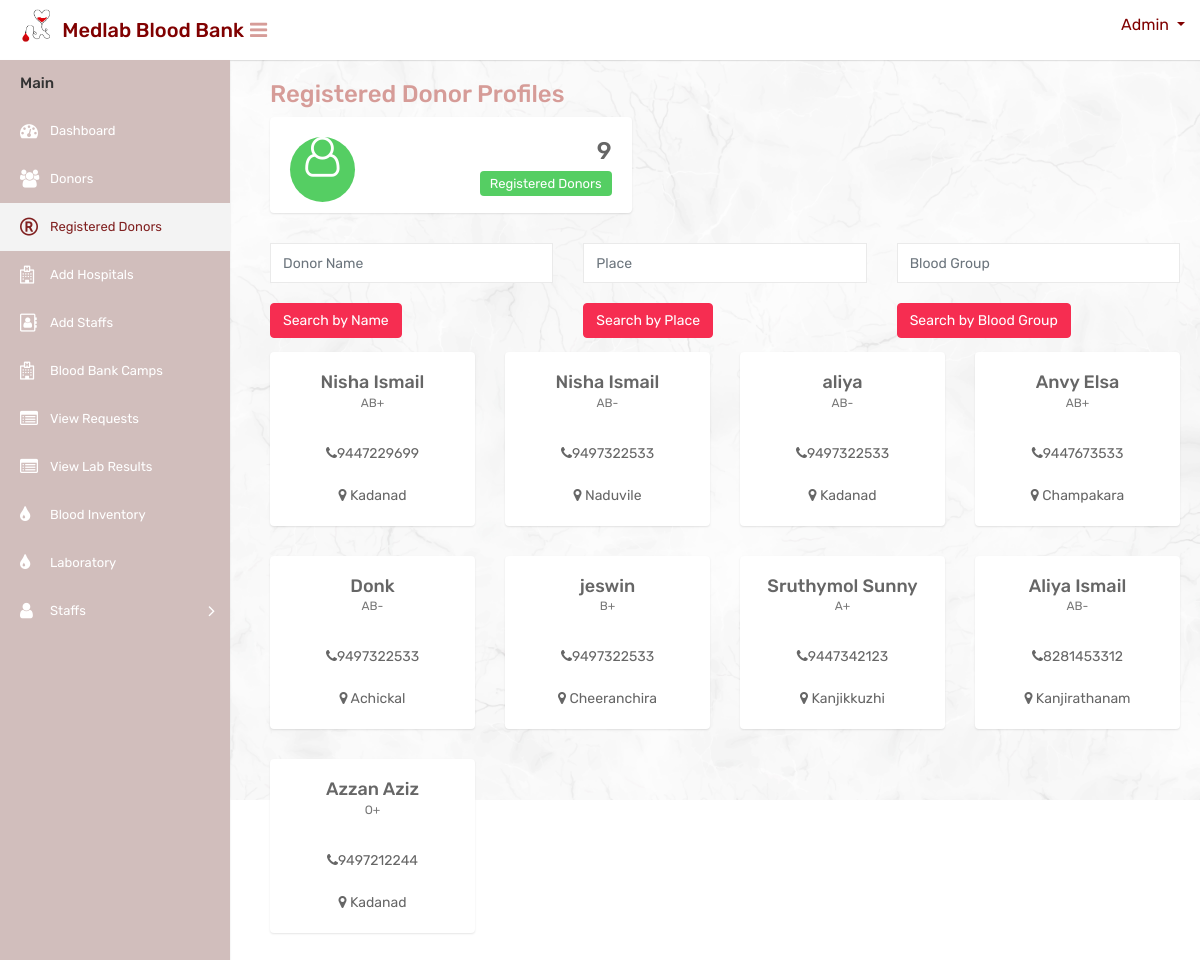
The page /registereddonortable on the database its author committed.
### website/models.py (models this page shows, shortened)
class Donor(models.Model):
    user = models.OneToOneField(CustomUser, on_delete=models.CASCADE, null=True)
    full_name = models.CharField(max_length=100)
    email = models.EmailField(unique=True)
    phone = models.CharField(max_length=15)
    blood_group = models.CharField(max_length=5)
    place = models.CharField(max_length=100)
    id_proof = models.FileField(upload_to='id_proofs/', null=True, blank=True)
    timestamp = models.DateTimeField(default=timezone.now)

### website/views.py (the view)
# urls.py: path('registereddonortable', registereddonortable, name='registereddonortable'),
def registereddonortable(request):
    donors = Donor.objects.all()
    donor_count = donors.count()
    return render(request, 'mainuser/registereddonortable.html', {'donors': donors, 'donor_count': donor_count})

### templates/mainuser/registereddonortable.html (shortened to what this page needs)
{% load static %}
<html>
<head>
        <link rel="stylesheet" type="text/css" href="{% static 'mainuser/css/bootstrap.min.css' %}">
        <link rel="stylesheet" type="text/css" href="{% static 'mainuser/css/font-awesome.min.css' %}">
        <link rel="stylesheet" type="text/css" href="{% static 'mainuser/css/style.css' %}">
</head>
<body>
    <div class="main-wrapper">
        <div class="header" style="background-color:white;height:60px;">
			<div class="header-left">
				<a href="{% url 'adminindex' %}" class="logo" style="color: black;">
					<img src="{% static 'mainuser/img/logocopy.png' %}" width="75" height="40" alt="" style="margin-left:15px"> <span style="color: maroon;font-size: 20px;margin-top:10px; margin-left:-10px;white-space: nowrap;">Medlab Blood Bank</span>
				</a>
			</div>
			<a id="toggle_btn" href="javascript:void(0);" style="color:#d69c98;margin-top:20px;margin-left:10px;"><i class="fa fa-bars"></i></a>
            <ul class="nav user-menu float-right">
                <li class="nav-item dropdown has-arrow">
                    <a href="#" class="dropdown-toggle nav-link user-link" data-toggle="dropdown" style="color:maroon">
						<span style="color:maroon;">Admin</span>
                    </a>
                </li>
            </ul>
        </div>
        <div class="sidebar" id="sidebar">
            <div class="sidebar-inner slimscroll">
                <div id="sidebar-menu" class="sidebar-menu">
                    <ul>
                        <li class="menu-title">Main</li>
                        <li>
                            <a href="{% url 'adminindex' %}"><i class="fa fa-dashboard"></i> <span>Dashboard</span></a>
                        </li>
						<li>
                            <a href="{% url 'donors' %}"><i class="fa fa-users"></i> <span>Donors</span></a>
                        </li>
                        <li class="active">
                            <a href="{% url 'registereddonortable' %}"><i class="fa fa-registered"></i> <span>Registered Donors</span></a>
                        </li>
                        <li>
                            <a href="{% url 'registeredhospitaltable' %}"><i class="fa fa-hospital-o"></i> <span>Add Hospitals</span></a>
                        </li>
                        <li>
                            <a href="{% url 'registeredstafftable' %}"><i class="fa fa-address-book-o"></i> <span>Add Staffs</span></a>
                        </li>
                        <li>
                            <a href="{% url 'departments' %}"><i class="fa fa-hospital-o"></i> <span>Blood Bank Camps</span></a>
                        </li>
                        <li>
                            <a href="{% url 'blood_request_list' %}"><i class="fa fa-list-alt"></i> <span>View Requests</span></a>
                        </li>
						<li>
                            <a href="{% url 'view_uploaded_files' %}"><i class="fa fa-list-alt"></i> <span>View Lab Results</span></a>
                        </li>
                        <li>
                            <a href="{% url 'bloodinventory' %}"><i class="fa fa-tint"></i> <span>Blood Inventory</span></a>
                        </li>
                        <li>
                            <a href="{% url 'laboratory' %}"><i class="fa fa-tint"></i> <span>Laboratory</span></a>
                        </li>
						<li class="submenu">
							<a href="#"><i class="fa fa-user"></i> <span>Staffs </span> <span class="menu-arrow"></span></a>
						</li>
                    </ul>
                </div>
            </div>
        </div>
        <div class="page-wrapper" style="margin-top:30px;margin-left:270px;padding-right:20px">
            <h3 style="color:#d69c98;" id="headingfor" > Registered Donor Profiles</h3>
            <div class="row">
                <div class="col-md-6 col-sm-6 col-lg-6 col-xl-5">
                    <div class="dash-widget">
                        <span class="dash-widget-bg2"><i class="fa fa-user-o"></i></span>
                        <div class="dash-widget-info text-right">
                            <h3>{{ donor_count }}</h3>
                            <span class="widget-title2">Registered Donors </span>
                        </div>
                    </div>
                </div>
            </div>
            <div class="row">
                <div class="col-md-4">
                    <form method="get" action="{% url 'search_by_name' %}">
                        <div class="form-group">
                            <input type="text" class="form-control" name="name" placeholder="Donor Name" id="donorname">
                        </div>
                        <button type="submit" class="btn btn-danger" id="donorNameSearch">Search by Name</button>
                    </form>
                </div>
                <div class="col-md-4">
                    <form method="get" action="{% url 'search_by_place' %}">
                        <div class="form-group">
                            <input type="text" class="form-control" name="place" placeholder="Place">
                        </div>
                        <button type="submit" class="btn btn-danger">Search by Place</button>
                    </form>
                </div>
                <div class="col-md-4">
                    <form method="get" action="{% url 'search_by_blood_group' %}">
                        <div class="form-group">
                            <input type="text" class="form-control" name="blood_group" placeholder="Blood Group">
                        </div>
                        <button type="submit" class="btn btn-danger">Search by Blood Group</button>
                    </form>
                </div>
            </div>
            <div class="row">
            {% for donor in donors %}
            <div class="col-md-4 col-sm-4 col-lg-3">
                <div class="profile-widget">
                    <h4 class="doctor-name text-ellipsis">{{ donor.full_name }}</h4>
                    <div class="doc-prof">{{ donor.blood_group }}</div><br>
                    <div class="user-country">
                        <i class="fa fa-phone"></i>{{donor.phone}}<br><br>
                        <i class="fa fa-map-marker"></i> {{ donor.place }}
                    </div>
                </div>
            </div>
            {% endfor %}
        </div>
    </div>
</body>
</html>

### rows shown on the page
Donor: full_name "Nisha Ismail", blood_group "AB+", phone "9447229699", place "Kadanad"
Donor: full_name "Nisha Ismail", blood_group "AB-", phone "9497322533", place "Naduvile"
Donor: full_name "aliya", blood_group "AB-", phone "9497322533", place "Kadanad"
Donor: full_name "Anvy Elsa", blood_group "AB+", phone "9447673533", place "Champakara"
Donor: full_name "Donk", blood_group "AB-", phone "9497322533", place "Achickal"
Donor: full_name "jeswin", blood_group "B+", phone "9497322533", place "Cheeranchira"
Donor: full_name "Sruthymol Sunny", blood_group "A+", phone "9447342123", place "Kanjikkuzhi"
Donor: full_name "Aliya Ismail", blood_group "AB-", phone "8281453312", place "Kanjirathanam"
Donor: full_name "Azzan Aziz", blood_group "O+", phone "9497212244", place "Kadanad"

### other values the page prints
{{ donor_count }} "9"
